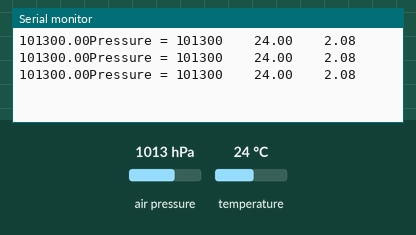
This sketch was run on a simulated Arduino Uno, built with avr-gcc and run on an emulated ATmega328P. Shown: the last lines printed to the serial monitor. The test bench sets the inputs (shaded band); at power-on: air pressure 1013 hPa, temperature 24 °C.

Above: at 1.2 s.
1.3 s: air pressure set to 952 hPa
At 1.9 s:
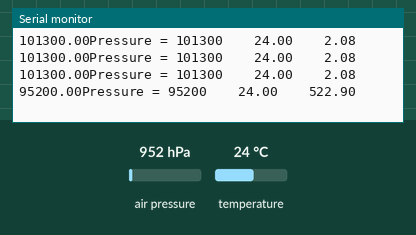
2.8 s: temperature set to 12 °C
At 3.5 s:
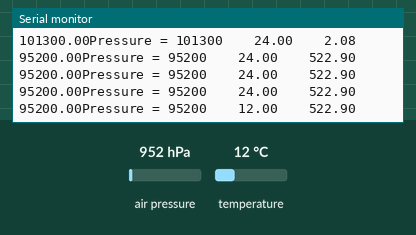
4.3 s: air pressure set to 975 hPa
At 5.0 s:
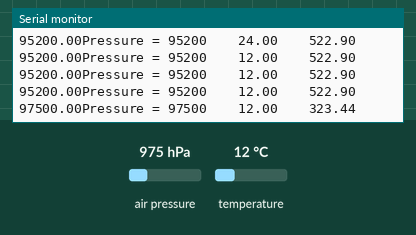
Timing chart, 0 to 7.3 s (numbered marks = the images above; inputs shaded):
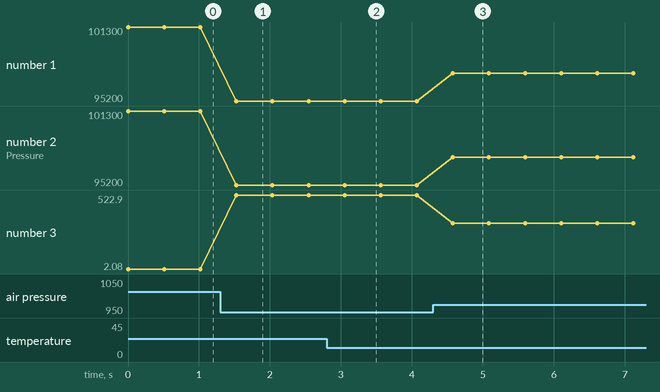

The sketch:

temp_test.ino
```cpp
 #include <Wire.h>
#include <Adafruit_BMP085.h>


Adafruit_BMP085 bmp;

void setup() {
  Serial.begin(9600);
  if (!bmp.begin()) {
  Serial.println("Could not find a valid BMP085 sensor, check wiring!");
  while (1) {}
  }

//
//  Serial.println("LABEL,CURRENT time,TEMPERATURE(°C),PRESSURE(PA),ALTITUDE(M)");

}

void loop() {

//    Serial.print("DATA,TIME,");
    //Serial.print((float)bmp.readTemperature());
    //Serial.print(",");
//    Serial.print(bmp.readPressure());
//    Serial.print(",");
//   Serial.print(bmp.readAltitude(101500));
   float a = bmp.readPressure();
    Serial.print(a);
//    Serial.println(" °C");
//    Serial.println(value);
//serial.write ni use garchan byte pathau na.


    Serial.print("Pressure = ");
    Serial.print(bmp.readPressure());
    Serial.print("    ");

    Serial.print(bmp.readTemperature());

    Serial.print("    ");
    Serial.print(bmp.readAltitude());
//    Serial.println(" Pa");
//
//    // Calculate altitude assuming 'standard' barometric
//    // pressure of 1013.25 millibar = 101325 Pascal
//    Serial.print("Altitude = ");
//    Serial.print(bmp.readAltitude());
//    Serial.println(" meters");

//    Serial.print("Pressure at sealevel (calculated) = ");
//    Serial.print(bmp.readSealevelPressure());
//    Serial.println(" Pa");

  // you can get a more precise measurement of altitude
  // if you know the current sea level pressure which will
  // vary with weather and such. If it is 1015 millibars
  // that is equal to 101500 Pascals.
//
//    Serial.print("Altitude = ");
//    Serial.print(bmp.readAltitude(101500));
//    Serial.println(" meters");

    Serial.println();


    delay(500);
}
```

Measured:
- after the input at 1.3 s, the serial monitor: prints a new line after 0.23 s (image 1)
- after the input at 2.8 s, the serial monitor: prints a new line after 0.25 s (image 2)
- after the input at 4.3 s, the serial monitor: prints a new line after 0.28 s (image 3)
- plotted number 1: 101300 → 95200 after the input at 1.3 s, 95200 → 97500 after the input at 4.3 s
- plotted number 2: 101300 → 95200 after the input at 1.3 s, 95200 → 97500 after the input at 4.3 s
- plotted number 3: 2.08 → 522.9 after the input at 1.3 s, 522.9 → 323.44 after the input at 4.3 s
